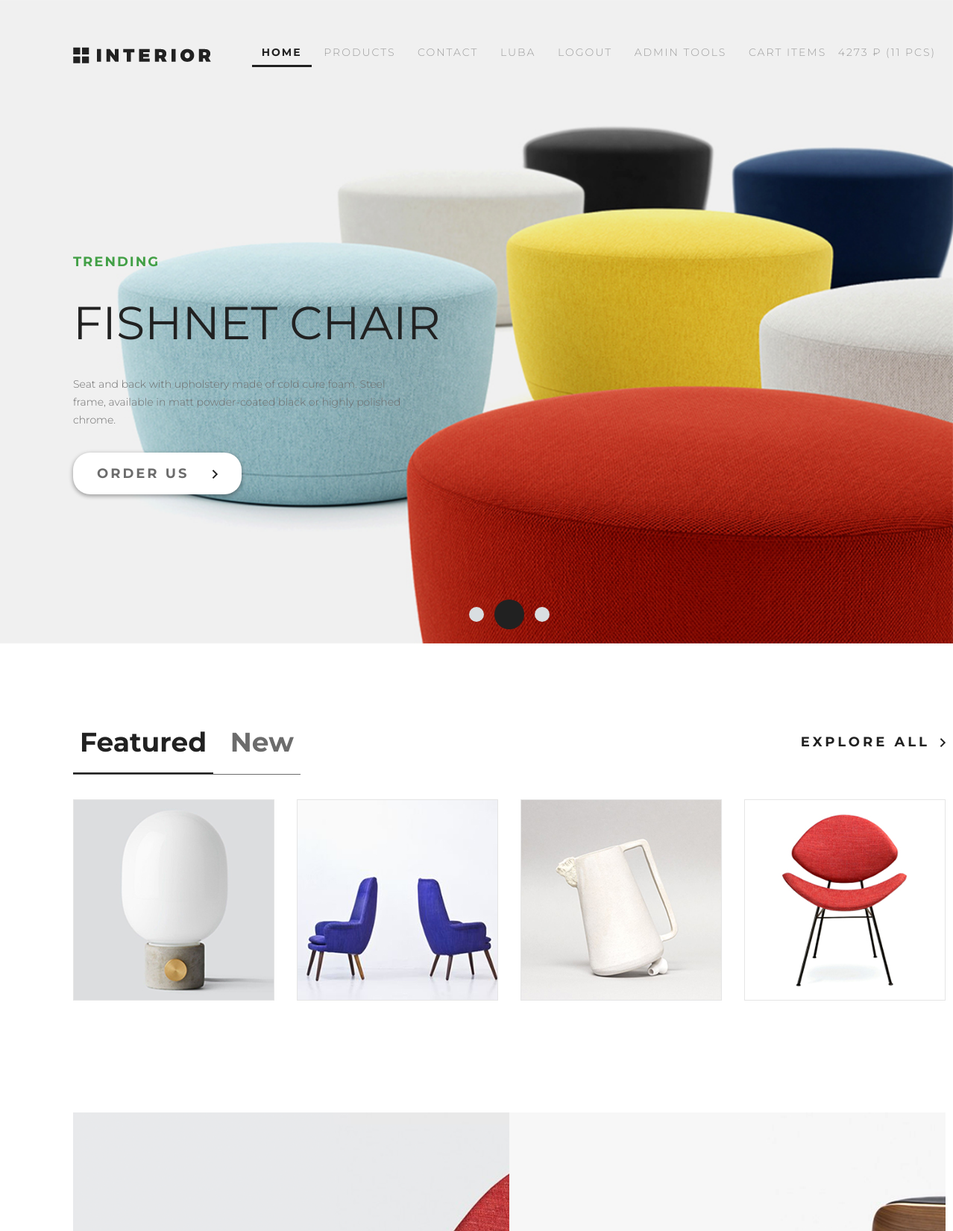
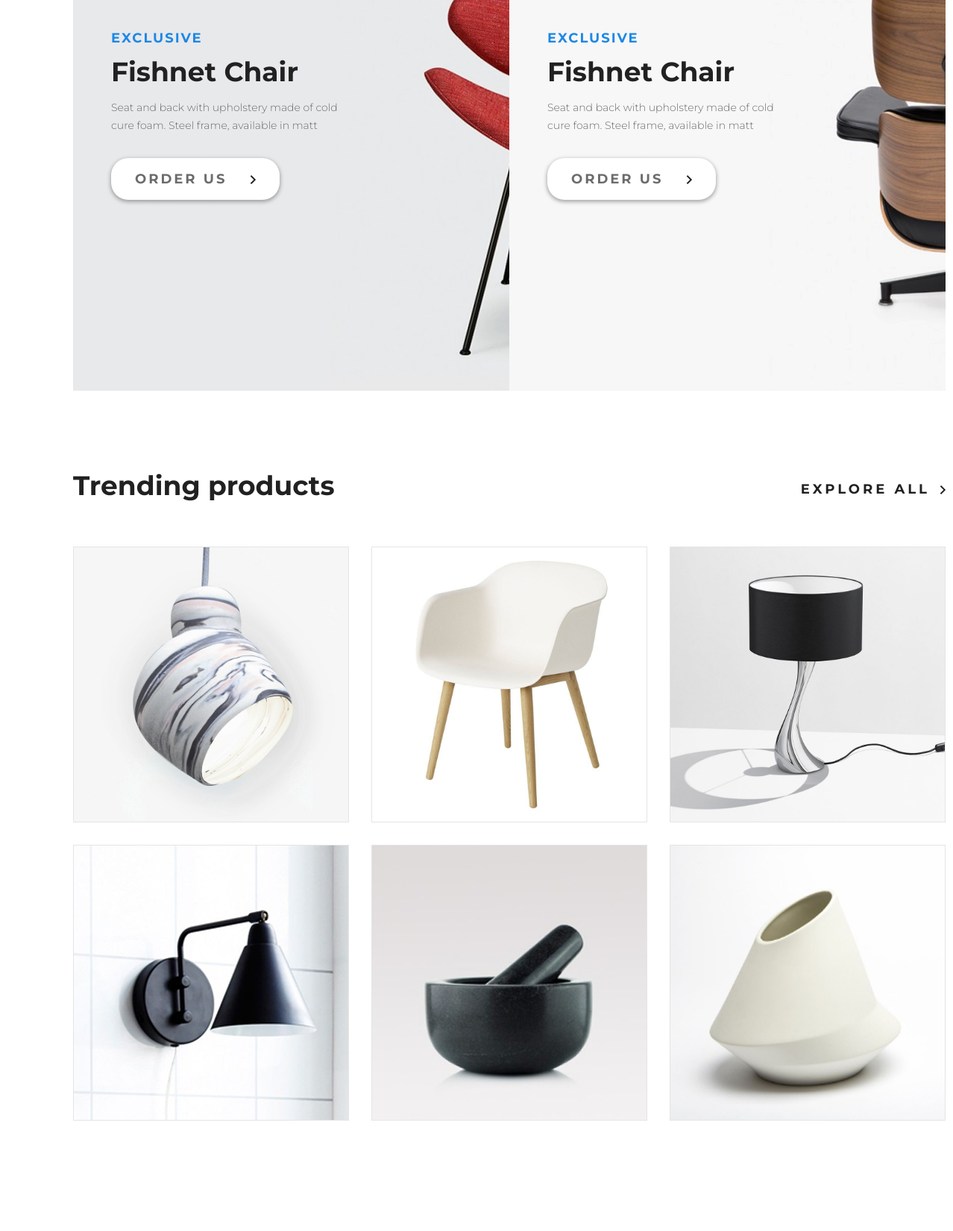
Page / (signed in, upper part) on the committed database (2 pictures, top to bottom).
### authapp/models.py (models this page shows)
class ShopUser(AbstractUser):
    avatar = models.ImageField(upload_to='users_avatars', blank=True)
    age = models.PositiveIntegerField(verbose_name = 'Age')

### basketapp/models.py (models this page shows)
class Basket(models.Model):
    user = models.ForeignKey(settings.AUTH_USER_MODEL, on_delete=models.CASCADE)
    product = models.ForeignKey(Product, on_delete=models.CASCADE)
    quantity = models.PositiveSmallIntegerField(default=0, verbose_name='Quantity')
    add_datetime = models.DateTimeField(auto_now_add=True, verbose_name='Date & Time')
    @property
    def product_cost(self):
        return self.product.price * self.quantity
    @property
    def total_quantity(self):
        _items = Basket.objects.filter(user=self.user)
        _totalquantity = sum(list(map(lambda x: x.quantity, _items)))
        return _totalquantity
    @property
    def total_cost(self):
        _items = Basket.objects.filter(user=self.user)
        _totalcost = sum(list(map(lambda x: x.product_cost, _items)))
        return _totalcost

### mainapp/models.py (models this page shows, shortened)
class Product(models.Model):
    category = models.ForeignKey(ProductCategory, on_delete=models.CASCADE)
    name = models.CharField(verbose_name='Name', max_length=128)
    image = models.ImageField(upload_to='product_images', blank=True)
    short_desc = models.CharField(verbose_name='Short description', max_length=60, blank=True)
    description = models.TextField(verbose_name='Description', blank=True)
    price = models.DecimalField(verbose_name='Price', max_digits=8, decimal_places=2, default=0)
    quantity = models.PositiveSmallIntegerField(verbose_name='In stock', default=0)
    is_active = models.BooleanField(default=True, verbose_name='Active')

### mainapp/views.py (the view)
# urls.py: path('', mainapp.main, name='main'),
def main(request):
    context = {
        'copyright': 'Golubeva Lyubov - GB',
        'title': 'geekshop',
        'products': Product.objects.filter(category__is_active=True)[:4],
        'new_products': Product.objects.all()[3:7],
        'basket': get_basket(request.user),
    }
    return render(request, 'mainapp/index.html', context)

### mainapp/views.py (called while the page is built)
def get_basket(user):
    if user.is_authenticated:
        return Basket.objects.filter(user=user)
    else:
        return []

### mainapp/templates/mainapp/index.html (shortened to what this page needs)
{% extends 'mainapp/base.html' %}
{% load static %}
{% block content %}
    <div class="wrapper slider slider_top">
        <div class="container">
            <div class="info">
                <div class="info__header color-green">Trending</div>
                <div class="info__title">Fishnet chair</div>
                <div class="info__description">
                    Seat and back with upholstery made of cold cure foam. Steel frame, available in matt
                    powder-coated black or highly polished chrome.
                </div>
                <a class="button" href="{% url 'product' %}">
                    <span class="button_text">Order us</span>
                </a>
            </div>
            <div class="slider-bullets">
                <span class="slider-bullets__bullet"></span>
                <span class="slider-bullets__bullet slider-bullets__bullet_active"></span>
                <span class="slider-bullets__bullet"></span>
            </div>
        </div>
    </div>
 <div class="wrapper section">
        <div class="container">
            <div class="section-header">
                <span class="section-tabs">
                    <span class="section-tabs__tab section-tabs__tab_active">Featured</span>
                    <span class="section-tabs__tab">New</span>
                </span>
                <span class="section-aside">Explore all</span>
            </div>
            <div class="tiles">
                {% for product in products %}
                    <a class="tiles__tile" href="{% url 'catalog:product' product.pk %}">
                        <img src="media/{{ product.image }}" alt="">
                    </a>
                {% endfor %}
            </div>
        </div>
    </div>
    <div class="wrapper">
        <div class="container">
            <div class="promo">
                <div class="promo-item">
                    <img alt="" src="{% static 'img/promo-img1.png' %}"/>
                    <div class="info info_s">
                        <div class="info__header color-blue">Exclusive</div>
                        <div class="info__title">Fishnet chair</div>
                        <div class="info__description">
                            Seat and back with upholstery made of cold cure foam. Steel frame, available in matt
                        </div>
                        <a class="button" href="{% url 'product' %}">
                            <span class="button_text">Order us</span>
                        </a>
                    </div>
                </div>
                <div class="promo-item">
                    <img alt="" src="{% static 'img/promo-img.png' %}"/>
                    <div class="info info_s">
                        <div class="info__header color-blue">Exclusive</div>
                        <div class="info__title">Fishnet chair</div>
                        <div class="info__description">
                            Seat and back with upholstery made of cold cure foam. Steel frame, available in matt
                        </div>
                        <a class="button" href="{% url 'product' %}">
                            <span class="button_text">Order us</span>
                        </a>
                    </div>
                </div>
            </div>
        </div>
    </div>
    <div class="wrapper section">
        <div class="container">
            <div class="section-header">
                <span class="section-title">Trending products</span>
                <span class="section-aside">Explore all</span>
            </div>
            <div class="tiles">
                <div class="tiles__tile tiles__tile_m">
                    <a href="{% url 'product' %}">
                        <img alt="" src="{% static 'img/product-11.png' %}"/>
                    </a>
                </div>
                <div class="tiles__tile tiles__tile_m">
                    <a href="{% url 'product' %}">
                        <img alt="" src="{% static 'img/product-21.png' %}"/>
                    </a>
                </div>
                <div class="tiles__tile tiles__tile_m">
                    <a href="{% url 'product' %}">
                        <img alt="" src="{% static 'img/product-31.png' %}"/>
                    </a>
                </div>
                <div class="tiles__tile tiles__tile_m">
                    <a href="{% url 'product' %}">
                        <img alt="" src="{% static 'img/product-41.png' %}"/>
                    </a>
                </div>
                <div class="tiles__tile tiles__tile_m">
                    <a href="{% url 'product' %}">
                        <img alt="" src="{% static 'img/product-5.png' %}"/>
                    </a>
                </div>
                <div class="tiles__tile tiles__tile_m">
                    <a href="{% url 'product' %}">
                        <img alt="" src="{% static 'img/product-6.png' %}"/>
                    </a>
                </div>
            </div>
        </div>
    </div>
{% endblock %}

### mainapp/templates/mainapp/include/inc_main_menu.html
{% load static %}
<div class="header__menu">
    <a
            {% if request.resolver_match.url_name == 'main' %}
                class="header__link header__link_active"
            {% else %}
                class="header__link"
            {% endif %}
                href="{% url 'main' %}"
    >Home</a>
    <a
            {% if 'catalog' in request.resolver_match.route %}
                class="header__link header__link_active"
            {% else %}
                class="header__link"
            {% endif %}
                href="{% url 'catalog:index' %}"
    >Products</a>
    <a
            {% if request.resolver_match.url_name == 'contacts' %}
                class="header__link header__link_active"
            {% else %}
                class="header__link"
            {% endif %}
                href="{% url 'contacts' %}"
    >Contact</a>
    {% if user.is_authenticated %}
        <a href="{% url 'auth:edit' %}" class="header__link">
            {{ user.first_name|default:'Unknown user' }}
        </a>
        <a href="{% url 'auth:logout' %}" class="header__link">Logout</a>
    {% else %}
        <a href="{% url 'auth:login' %}" class="header__link">Login</a>
    {% endif %}
    {% if user.is_superuser %}
    <a class="header__link" href="{% url 'admin:users' %}">Admin tools</a>
    {% endif %}
    <a href="{% url 'basket:view' %}" class="header__link"> Cart items
        <span>
        {% if basket %}
            {{ basket.0.total_cost|floatformat:0 }} ₽ ({{ basket.0.total_quantity }} pcs)
        {% endif %}
    </span>
    </a>
</div>

### rows in the picture
ShopUser: first_name "LUBA"
Basket: user+product+quantity "4273", user+quantity "11"
Product: image (picture)
Product: image (picture)
Product: image (picture)
Product: image (picture)
